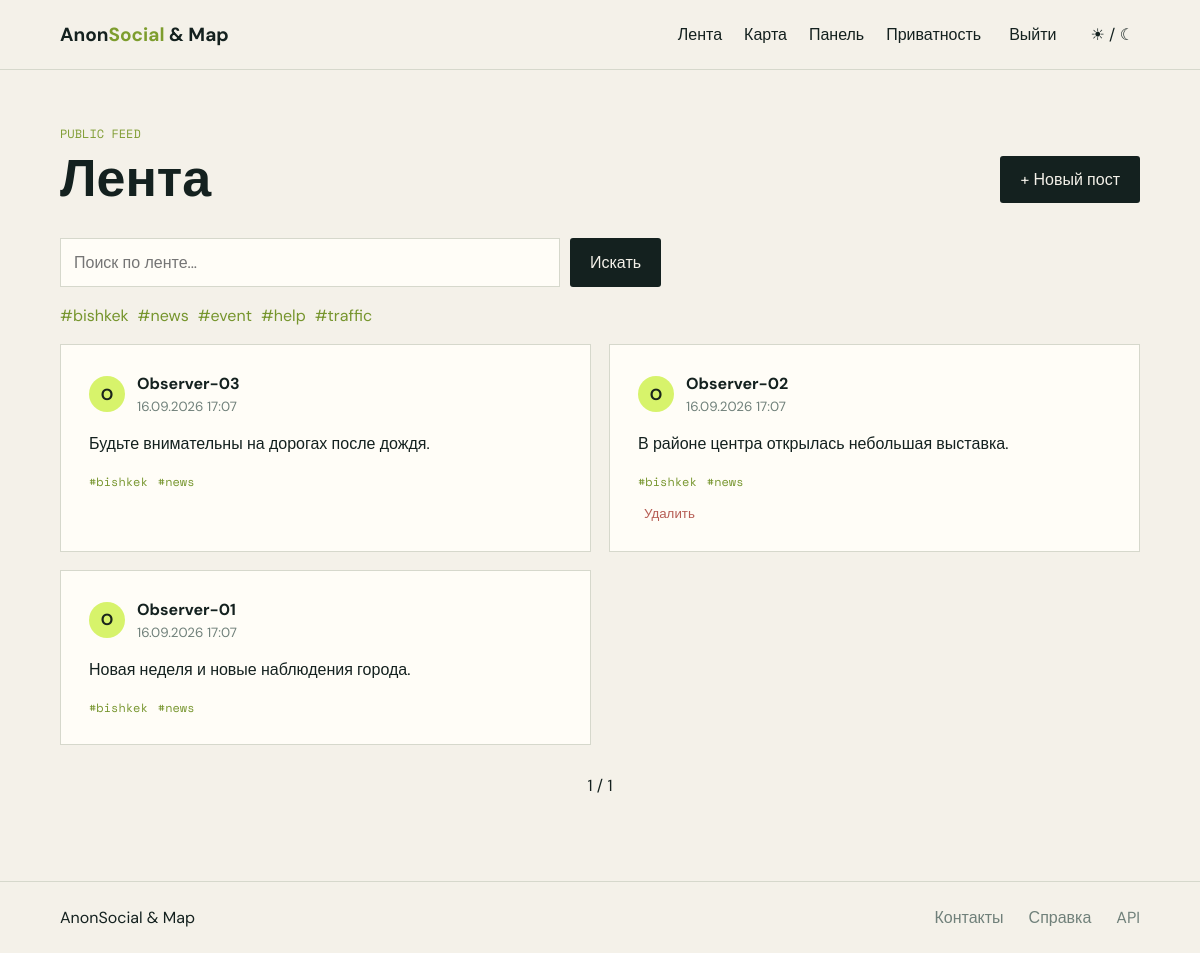
/feed/ (signed in), run on the app's committed database.
### core/models.py (models this page shows, shortened)
class Tag(models.Model):
    name = models.CharField(max_length=40, unique=True)

class AnonymousPost(models.Model):
    author = models.ForeignKey(AnonUser, on_delete=models.CASCADE, related_name='posts')
    content = models.TextField(max_length=5000)
    image = models.ImageField(upload_to='posts/%Y/%m/', blank=True, null=True, validators=[validate_image])
    created_at = models.DateTimeField(auto_now_add=True, db_index=True)
    updated_at = models.DateTimeField(auto_now=True)
    is_hidden = models.BooleanField(default=False)
    tags = models.ManyToManyField(Tag, blank=True, related_name='posts')
    class Meta:
        ordering = ['-created_at']
        indexes = [models.Index(fields=['-created_at', 'is_hidden'])]

class AnonUser(AbstractUser):
    anon_code = models.UUIDField(default=uuid.uuid4, unique=True, editable=False, db_index=True)
    pseudonym = models.CharField(max_length=40, unique=True)
    location_visibility = models.CharField(max_length=20, choices=[('friends', 'Только друзья'), ('selected', 'Выбранные друзья'), ('nobody', 'Никто')], default='friends')
    location_sharing_enabled = models.BooleanField(default=True)
    show_on_map = models.BooleanField(default=False)

### core/views.py (the view)
def feed(request):
    posts = AnonymousPost.objects.filter(is_hidden=False).select_related('author').prefetch_related('tags')
    query = request.GET.get('q'); tag = request.GET.get('tag')
    if query: posts = posts.filter(Q(content__icontains=query) | Q(author__pseudonym__icontains=query))
    if tag: posts = posts.filter(tags__name=tag.lstrip('#'))
    from django.core.paginator import Paginator
    return render(request, 'core/feed.html', {'posts': Paginator(posts.distinct(), 8).get_page(request.GET.get('page')), 'tags': Tag.objects.all()})

### templates/core/feed.html
{% extends 'base.html' %}{% block content %}<div class="page-head"><div><p class="kicker">PUBLIC FEED</p><h1>Лента</h1></div>{% if user.is_authenticated %}<a class="button" href="{% url 'post_create' %}">+ Новый пост</a>{% endif %}</div><form class="search" method="get"><input name="q" value="{{ request.GET.q }}" placeholder="Поиск по ленте..."><button class="button" type="submit">Искать</button></form><div class="tagbar">{% for tag in tags %}<a href="?tag={{ tag.name }}">#{{ tag.name }}</a>{% endfor %}</div><div class="post-grid">{% for post in posts %}<article class="post-card"><div class="post-meta"><span class="avatar">{{ post.author.pseudonym|slice:':1' }}</span><div><b>{{ post.author.pseudonym }}</b><small>{{ post.created_at|date:'d.m.Y H:i' }}</small></div></div><p>{{ post.content }}</p><div class="post-tags">{% for tag in post.tags.all %}<span>#{{ tag.name }}</span>{% endfor %}</div>{% if post.author == user %}<form method="post" action="{% url 'post_delete' post.pk %}">{% csrf_token %}<button class="danger">Удалить</button></form>{% endif %}</article>{% empty %}<div class="empty">Пока нет публикаций. Станьте первым автором.</div>{% endfor %}</div><div class="pagination">{% if posts.has_previous %}<a href="?page={{ posts.previous_page_number }}">←</a>{% endif %}<span>{{ posts.number }} / {{ posts.paginator.num_pages }}</span>{% if posts.has_next %}<a href="?page={{ posts.next_page_number }}">→</a>{% endif %}</div>{% endblock %}

### static/css/site.css (style rules this page uses)
:root { --ink:#14211f;--paper:#f4f1e9;--muted:#70807a;--line:#d6d8cc;--accent:#d7f36b;--card:#fffdf7 }
* { box-sizing:border-box }
body { margin:0;background:var(--paper);color:var(--ink);font:16px 'DM Sans',sans-serif }
a { color:inherit;text-decoration:none }
.button { display:inline-block;background:var(--ink);color:var(--paper);border:0;padding:13px 20px;border-radius:3px;cursor:pointer;font:inherit }
h1 { font-size:clamp(42px,7vw,90px);line-height:.95;margin:10px 0 22px;letter-spacing:0 }
.kicker { font:12px 'Space Mono';letter-spacing:0;color:#809d34 }
.page-head { display:flex;justify-content:space-between;align-items:end;margin-bottom:35px }
.page-head h1 { font-size:52px;margin:0 }
.page-head .kicker { margin:0 0 12px }
.panel,.form-shell,.post-card { background:var(--card);border:1px solid var(--line);padding:28px }
.search { display:flex;gap:10px }
.search input,input,textarea,select { width:100%;padding:13px;background:var(--card);border:1px solid var(--line);color:var(--ink);font:inherit }
.search input { max-width:500px }
.tagbar { display:flex;gap:9px;flex-wrap:wrap;margin:18px 0 }
.tagbar a,.post-tags span { color:#76952d }
.post-grid { display:grid;grid-template-columns:repeat(2,1fr);gap:18px }
.post-meta { display:flex;gap:12px;align-items:center }
.post-meta small { display:block;color:var(--muted);margin-top:4px }
.avatar { display:grid;place-items:center;width:36px;height:36px;border-radius:50%;background:var(--accent);color:#1a251b;font-weight:bold }
.post-card>p { line-height:1.6 }
.post-tags { display:flex;gap:10px;font:12px 'Space Mono' }
.danger { margin-top:15px;background:none;border:0;color:#b65d54;cursor:pointer }
.pagination { display:flex;justify-content:center;gap:25px;margin:30px }

### data on the page
Tag: name "bishkek"
Tag: name "news"
Tag: name "event"
Tag: name "help"
Tag: name "traffic"
AnonymousPost: author.pseudonym "O", author.pseudonym "Observer-03", created_at "16.09.2026 17:07", content "Будьте внимательны на дорогах после дождя."
AnonymousPost: author.pseudonym "O", author.pseudonym "Observer-02", created_at "16.09.2026 17:07", content "В районе центра открылась небольшая выставка.", shows "Удалить"
AnonymousPost: author.pseudonym "O", author.pseudonym "Observer-01", created_at "16.09.2026 17:07", content "Новая неделя и новые наблюдения города."

### other printed values
{{ posts.number }} "1"
{{ posts.paginator.num_pages }} "1"
